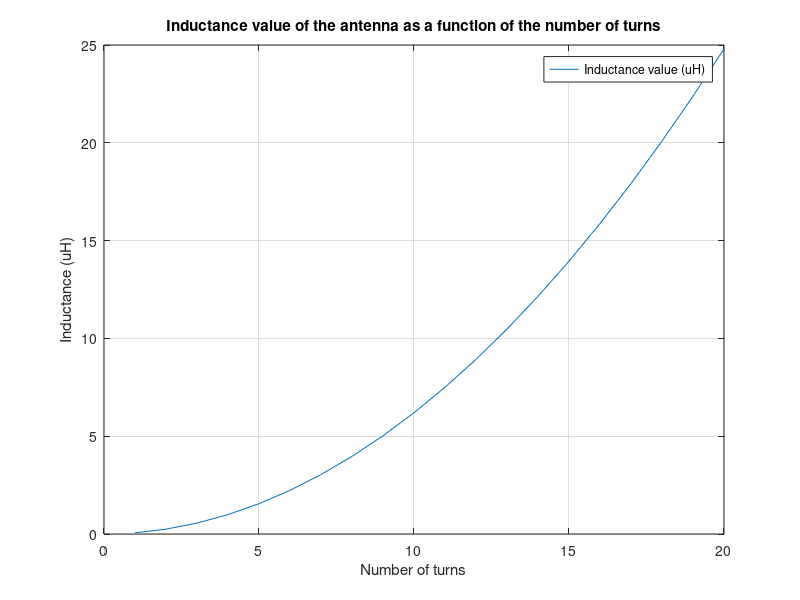

Write MATLAB code to recreate this figure. (Note: this script raises an error after producing the figure.)
%%%%%%%%%%%%%%%%%%%%%%%%%%%%%%%%%%%%%%%%%%%%%%%%%%%%%%%%%%%%%%%%%%%%%%%%%%%
% File: circular.m
% See main.m for more information
% Author: Mario Ruz, 2025.
%%%%%%%%%%%%%%%%%%%%%%%%%%%%%%%%%%%%%%%%%%%%%%%%%%%%%%%%%%%%%%%%%%%%%%%%%%%
close all;
clear all;
N = 1:20;     
a=input('Introduce average radius of the coil (in cm)--> ');
b=input('Introduce winding thickness (in cm)--> ');
h=input('Introduce winding height (in cm) --> ');
for i = 1:20
   L(i) = 0.31*(a*N(i))^2/(6*a+9*h+10*b);   
end
plot(N,L);
legend('Inductance value (uH)')
title('Inductance value of the antenna as a function of the number of turns')
xlabel('Number of turns');
ylabel('Inductance (uH)');
grid on;
value = numbeOfturns(L);
disp('The number of turns that provide the required theoretical inductance is:')
value
